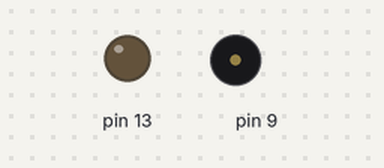
A sketch run on a simulated Arduino Uno, built with avr-gcc and run on an emulated ATmega328P. On the bench: output pins drawn as LEDs (lit = HIGH), buzzer (waves = sounding).

Above: at 1.4 s.
At 25.07 s:
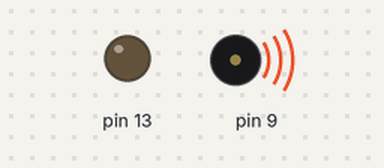
Timing chart, 0 to 26.0 s (numbered marks = the images above):
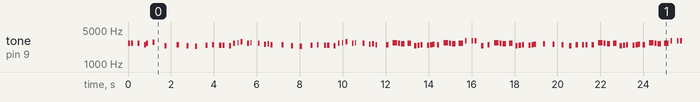

Measured:
- by itself, tone on pin 9: plays 2660 Hz for 0.10 s, 2660 Hz for 0.10 s, 2660 Hz for 0.10 s, 2510 Hz for 0.10 s, 2660 Hz for 0.10 s, 2770 Hz for 0.10 s … (492 notes in this stretch)

The sketch:

mario.tone_buzzer.ino
```cpp
void setup() {
  pinMode(13, OUTPUT);

}

void loop() {
tone(9,2660,100);
delay(150);
tone(9,2660,100);
delay(300);
tone(9,2660,100);
delay(300);
tone(9,2510,100);
delay(100);
tone(9,2660,100);
delay(300);
tone(9,2770,100);
delay(550);
tone(9,2380,100);
delay(575);


tone(9,2510,100);
delay(450);
tone(9,2380,100);
delay(400);
tone(9,2320,100);
delay(500);
tone(9,2440,100);
delay(300);
tone(9,2480,80);
delay(330);
tone(9,2450,100);
delay(150);
tone(9,2430,100);
delay(300);
tone(9,2380,100);
delay(200);
tone(9,2660,80);
delay(200);
tone(9,2760,50);
delay(150);
tone(9,2860,100);
delay(300);
tone(9,2700,80);
delay(150);
tone(9,2760,50);
delay(350);
tone(9,2660,80);
delay(300);
tone(9,2520,80);
delay(150);
tone(9,2580,80);
delay(150);
tone(9,2480,80);
delay(500);


tone(9,2510,100);
delay(450);
tone(9,2380,100);
delay(400);
tone(9,2320,100);
delay(500);
tone(9,2440,100);
delay(300);
tone(9,2480,80);
delay(330);
tone(9,2450,100);
delay(150);
tone(9,2430,100);
delay(300);
tone(9,2380,100);
delay(200);
tone(9,2660,80);
delay(200);
tone(9,2760,50);
delay(150);
tone(9,2860,100);
delay(300);
tone(9,2700,80);
delay(150);
tone(9,2760,50);
delay(350);
tone(9,2660,80);
delay(300);
tone(9,2520,80);
delay(150);
tone(9,2580,80);
delay(150);
tone(9,2480,80);
delay(500);


tone(9,2500,100);
delay(300);

tone(9,2760,100);
delay(100);
tone(9,2720,100);
delay(150);
tone(9,2680,100);
delay(150);
tone(9,2620,150);
delay(300);


tone(9,2650,150);
delay(300);
tone(9,2380,100);
delay(150);
tone(9,2430,100);
delay(150);

tone(9,2500,100);
delay(300);
tone(9,2430,100);
delay(150);
tone(9,2500,100);
delay(100);
tone(9,2570,100);
delay(220);

tone(9,2500,100);
delay(300);


tone(9,2760,100);
delay(100);
tone(9,2720,100);
delay(150);
tone(9,2680,100);
delay(150);
tone(9,2620,150);
delay(300);

tone(9,2650,200);
delay(300);

tone(9,3020,80);
delay(300);
tone(9,3020,80);
delay(150);
tone(9,3020,80);
delay(300);


tone(9,2380,100);
delay(300);
tone(9,2500,100);
delay(300);

tone(9,2760,100);
delay(100);
tone(9,2720,100);
delay(150);
tone(9,2680,100);
delay(150);
tone(9,2620,150);
delay(300);

tone(9,2650,150);
delay(300);
tone(9,2380,100);
delay(150);
tone(9,2430,100);
delay(150);


tone(9,2500,100);
delay(300);
tone(9,2430,100);
delay(150);
tone(9,2500,100);
delay(100);
tone(9,2570,100);
delay(420);

tone(9,2585,100);
delay(450);

tone(9,2550,100);
delay(420);

tone(9,2500,100);
delay(360);

tone(9,2380,100);
delay(300);
tone(9,2500,100);
delay(300);
tone(9,2500,100);
delay(150);
tone(9,2500,100);
delay(300);


tone(9,2500,100);
delay(300);

tone(9,2760,100);
delay(100);
tone(9,2720,100);
delay(150);
tone(9,2680,100);
delay(150);
tone(9,2620,150);
delay(300);

tone(9,2650,150);
delay(300);
tone(9,2380,100);
delay(150);
tone(9,2430,100);
delay(150);


tone(9,2500,100);
delay(300);
tone(9,2430,100);
delay(150);
tone(9,2500,100);
delay(100);
tone(9,2570,100);
delay(220);

tone(9,2500,100);
delay(300);

tone(9,2760,100);
delay(100);
tone(9,2720,100);
delay(150);
tone(9,2680,100);
delay(150);
tone(9,2620,150);
delay(300);


tone(9,2650,200);
delay(300);

tone(9,3020,80);
delay(300);
tone(9,3020,80);
delay(150);
tone(9,3020,80);
delay(300);

tone(9,2380,100);
delay(300);
tone(9,2500,100);
delay(300);

tone(9,2760,100);
delay(100);
tone(9,2720,100);
delay(150);
tone(9,2680,100);
delay(150);
tone(9,2620,150);
delay(300);

tone(9,2650,150);
delay(300);
tone(9,2380,100);
delay(150);
tone(9,2430,100);
delay(150);


tone(9,2500,100);
delay(300);
tone(9,2430,100);
delay(150);
tone(9,2500,100);
delay(100);
tone(9,2570,100);
delay(420);

tone(9,2585,100);
delay(450);

tone(9,2550,100);
delay(420);

tone(9,2500,100);
delay(360);

tone(9,2380,100);
delay(300);
tone(9,2500,100);
delay(300);
tone(9,2500,100);
delay(150);
tone(9,2500,100);
delay(300);


tone(9,2500,60);
delay(150);
tone(9,2500,80);
delay(300);
tone(9,2500,60);
delay(350);
tone(9,2500,80);
delay(150);
tone(9,2580,80);
delay(350);
tone(9,2660,80);
delay(150);
tone(9,2500,80);
delay(300);
tone(9,2430,80);
delay(150);
tone(9,2380,80);
delay(600);

tone(9,2500,60);
delay(150);
tone(9,2500,80);
delay(300);
tone(9,2500,60);
delay(350);
tone(9,2500,80);
delay(150);
tone(9,2580,80);
delay(150);
tone(9,2660,80);
delay(550);


tone(9,2870,80);
delay(325);
tone(9,2760,80);
delay(600);

tone(9,2500,60);
delay(150);
tone(9,2500,80);
delay(300);
tone(9,2500,60);
delay(350);
tone(9,2500,80);
delay(150);
tone(9,2580,80);
delay(350);
tone(9,2660,80);
delay(150);
tone(9,2500,80);
delay(300);
tone(9,2430,80);
delay(150);
tone(9,2380,80);
delay(600);

tone(9,2660,100);
delay(150);
tone(9,2660,100);
delay(300);
tone(9,2660,100);
delay(300);
tone(9,2510,100);
delay(100);
tone(9,2660,100);
delay(300);
tone(9,2770,100);
delay(550);
tone(9,2380,100);
delay(575);

}
```
